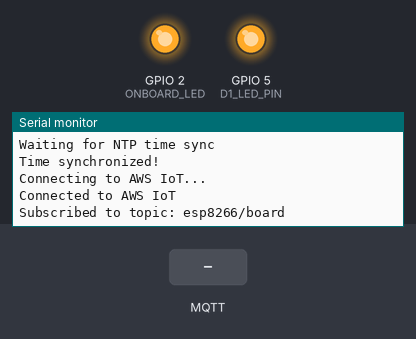
Bench run of a sketch on a simulated ESP8266 (NodeMCU). Shown: output pins drawn as LEDs (lit = HIGH), the last lines printed to the serial monitor. The test bench sets the inputs (shaded band). WiFi joins after 1.5 s; servers stay silent unless stated; the local clock reads 2024-03-15 10:24:30 at power-on unless the sketch sets it; no MQTT or app messages arrive unless stated; not simulated (calls return 0 or success): secrets.h.

Above: at 3.7 s.
3.8 s: MQTT message "on" arrives on the first subscribed topic
At 5.0 s:
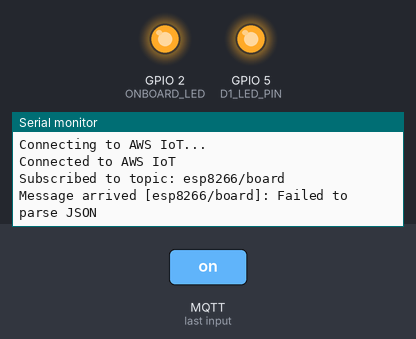
5.3 s: MQTT message "5" arrives on the first subscribed topic
At 6.2 s:
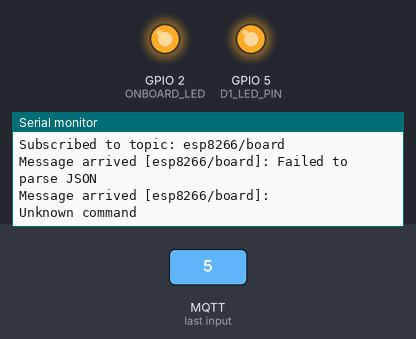

The sketch:

Main.ino
```cpp
#include <ESP8266WiFi.h>
#include <WiFiClientSecure.h>
#include <PubSubClient.h>
#include <ArduinoJson.h>
#include <time.h>
#include "secrets.h"  // Contains WIFI_SSID, WIFI_PASSWORD, cacert, client_cert, privkey

#define ONBOARD_LED LED_BUILTIN  // GPIO2
#define D1_LED_PIN 5             // GPIO5 (D1)

WiFiClientSecure net;
PubSubClient client(net);

const char* mqtt_server = MQTT_HOST;
const int mqtt_port = 8883;
const char* mqtt_topic = "esp8266/board";
const char* client_id = "ESP8266BoardClient";

// --- Time Sync ---
void syncTime() {
  configTime(0, 0, "pool.ntp.org", "time.nist.gov");
  Serial.print("Waiting for NTP time sync");
  time_t now = time(nullptr);
  while (now < 100000) {
    delay(500);
    Serial.print(".");
    now = time(nullptr);
  }
  Serial.println("\nTime synchronized!");
}

// --- MQTT Callback ---
void callback(char* topic, byte* payload, unsigned int length) {
  Serial.print("Message arrived [");
  Serial.print(topic);
  Serial.print("]: ");

  // Parse JSON payload
  StaticJsonDocument<200> doc;
  DeserializationError error = deserializeJson(doc, payload, length);

  if (error) {
    Serial.println("Failed to parse JSON");
    return;
  }

  const char* cmd = doc["message"];
  Serial.println(cmd);
  String message = String(cmd);

  if (message == "on") {
    digitalWrite(ONBOARD_LED, LOW);  // Active-low
    digitalWrite(D1_LED_PIN, LOW);
    Serial.println("Both LEDs ON");
  }
  else if (message == "off") {
    digitalWrite(ONBOARD_LED, HIGH);
    digitalWrite(D1_LED_PIN, HIGH);
    Serial.println("Both LEDs OFF");
  }
  else if (message.startsWith("blink:")) {
    int count = message.substring(6).toInt();
    Serial.print("Blinking "); Serial.print(count); Serial.println(" times...");
    for (int i = 0; i < count; i++) {
      digitalWrite(ONBOARD_LED, LOW);
      digitalWrite(D1_LED_PIN, LOW);
      delay(300);
      digitalWrite(ONBOARD_LED, HIGH);
      digitalWrite(D1_LED_PIN, HIGH);
      delay(300);
    }
    Serial.println("Done blinking");
  }
  else {
    Serial.println("Unknown command");
  }
}

// --- Connect to AWS ---
void connectAWS() {
  while (!client.connected()) {
    Serial.println("Connecting to AWS IoT...");
    if (client.connect(client_id)) {
      Serial.println("Connected to AWS IoT");
      client.subscribe(mqtt_topic);
      Serial.print("Subscribed to topic: ");
      Serial.println(mqtt_topic);
    } else {
      Serial.print("MQTT connect failed, rc=");
      Serial.print(client.state());
      Serial.println(" -> retrying in 5s");
      delay(5000);
    }
  }
}

// --- Setup ---
void setup() {
  Serial.begin(9600);
  delay(1000);
  Serial.println("\nESP Booting...");

  pinMode(ONBOARD_LED, OUTPUT);
  pinMode(D1_LED_PIN, OUTPUT);
  digitalWrite(ONBOARD_LED, HIGH);  // OFF
  digitalWrite(D1_LED_PIN, HIGH);   // OFF

  WiFi.begin(WIFI_SSID, WIFI_PASSWORD);
  Serial.print("Connecting to WiFi");
  while (WiFi.status() != WL_CONNECTED) {
    delay(500);
    Serial.print(".");
  }
  Serial.println("\nWiFi Connected!");
  Serial.print("IP Address: "); Serial.println(WiFi.localIP());

  syncTime();

  net.setTrustAnchors(new BearSSL::X509List(cacert));
  net.setClientRSACert(
    new BearSSL::X509List(client_cert),
    new BearSSL::PrivateKey(privkey)
  );

  client.setServer(mqtt_server, mqtt_port);
  client.setCallback(callback);
}

// --- Loop ---
void loop() {
  if (!client.connected()) {
    connectAWS();
  }
  client.loop();
}
```

sketch_jun26a.ino
```cpp

```

Measured:
- after the input at 3.8 s, the serial monitor: prints a new line at once (image 1)
- after the input at 5.3 s, the serial monitor: prints a new line at once (image 2)
